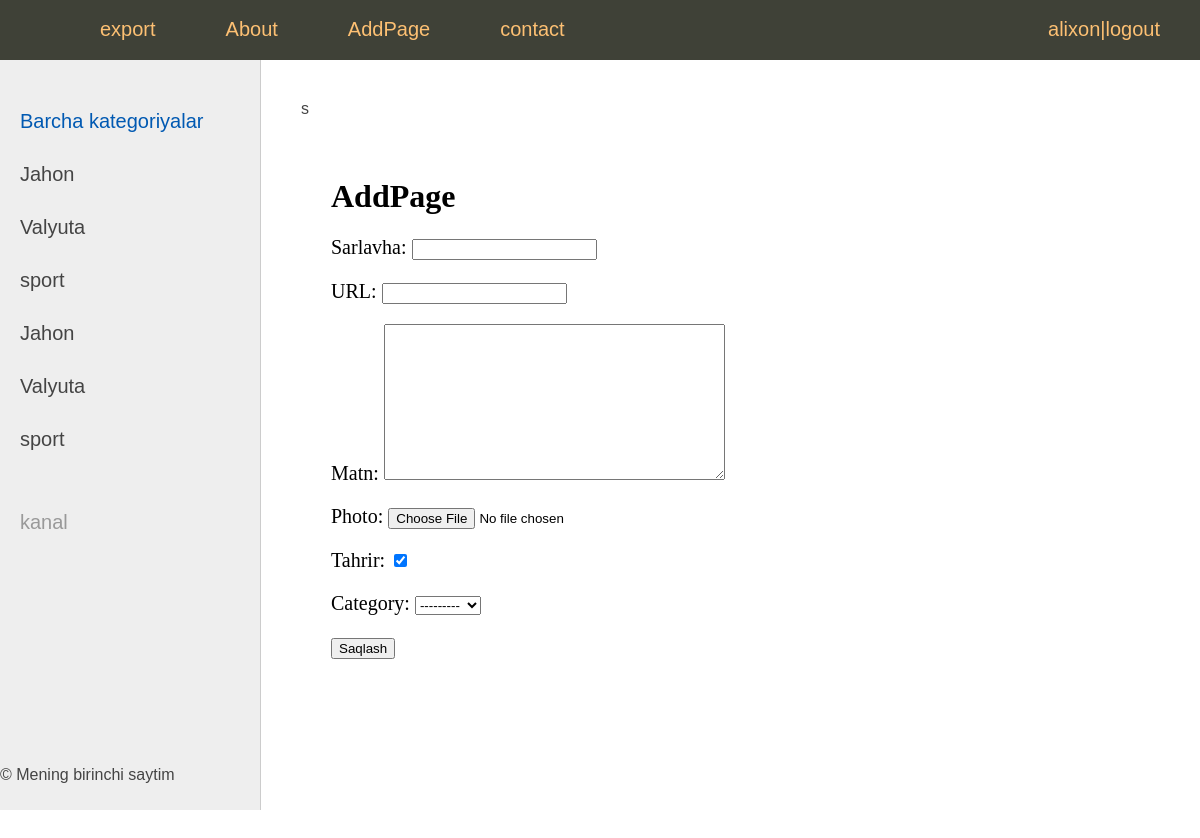
Screenshot of /addpage/ (signed in) with the database file from the repository.
### menu/models.py (models this page shows)
class Category(models.Model):
    name = models.CharField(max_length=100, db_index=True, verbose_name="name")
    slug = models.SlugField(max_length=255, unique=True, db_index=True, verbose_name="URL")
    def __str__(self):
        return self.name
    def get_absolute_url(self):
        return reverse('category', kwargs={'cat_slug': self.slug})
    class Meta:
        verbose_name = 'Category'
        verbose_name_plural = 'Categories'
        ordering = ['id']

### menu/views.py (the view)
# urls.py: path('addpage/', AddPage.as_view(), name='add_page'),
class AddPage(LoginRequiredMixin, DataMixin, CreateView):
    form_class = AddPostForm
    template_name = 'page/addpage.html'
    success_url = reverse_lazy('home')
    login_url = '/admin/'
    def get_context_data(self, *, object_list=None, **kwargs):
        context = super().get_context_data(**kwargs)
        c_def = self.get_user_context(title='AddPage')
        return {**context, **c_def}

### menu/forms.py
class AddPostForm(forms.ModelForm):
    class Meta:
        model = News
        fields = ['title', 'slug', 'content', 'photo', 'is_published', 'cat']

### menu/utils.py (called while the page is built)
    def get_user_context(self, **kwargs):
        context = kwargs
        cats = Category.objects.all()
        context['menu'] = menu
        context['cats'] = cats
        if 'cat_selected' not in context:
            context['cat_selected'] = 0
        return context

### menu/templates/page/addpage.html (shortened to what this page needs)
{% extends 'page/base.html' %}
{% block content %}
<h1>{{title}}</h1>
<form action="{% url 'add_page' %}" method="post" enctype="multipart/form-data">
    {{ form.as_p }}
    <button type="submit">Saqlash</button>
</form>
{% endblock %}

### menu/templates/page/base.html (shortened to what this page needs)
{% load static %}
<!DOCTYPE html>
<html>
<head>
	<link type="text/css" href="{% static 'css/styles.css' %}" rel="stylesheet" />
</head>
<body>
<table class="table-page" border=0 cellpadding="0" cellspacing="0">
<tr><td valign=top>
{% block mainmenu %}
		<div class="header">
			<ul id="mainmenu" class="mainmenu">
			<li class="logo"><a href="{% url 'home' %}"><div class="logo"></div></a></li>
				 <li ><a href="{% url 'export' %}">export</a></li>
{% for m in menu %}
      <li ><a href="{% url m.url_name %}">{{m.title}}</a></li>
{% endfor %}
				{% if request.user.is_authenticated %}
        		<li class="last">{{ user.username }}|<a href="{% url 'logout' %}">logout</a> </li>
        {% else %}
                <li class="last"><a href="{% url 'register' %}">Register</a>|<a href="{% url 'login' %}">login</a></a></li>
		{% endif %}
      </ul>
    </div>
{% endblock mainmenu %}
<table class="table-content" border=0 cellpadding="0" cellspacing="0">
<tr>
	<td valign="top" class="left-chapters">
	<ul id="leftchapters">
{% if cat_selected == 0 %}
		<li class="selected">Barcha kategoriyalar</li>
{% else %}
		<li><a href="{% url 'home' %}">Barcha kategoriyalar</a></li>
{% endif %}
		{% for c in cats %}
	{% if c.pk == cat_selected %}
		<li class="selected">{{c.name}}</li>
	{% else %}
		<li><a href="{{ c.get_absolute_url }}">{{c.name}}</a></li>
	{% endif %}
		{% endfor %}
		{% for c in cats %}
			{% if c.pk == cat_selected %}
    		<li class="selected">{{c.name}}</li>
  			{% else %}
		<li><a href="{{ c.get_absolute_url }}">{{c.name}}</a></li>
  			{% endif %}
		{% endfor %}
		<li class="share">
		<p>kanal</p>
		<a class="share-yt" href="https://t.me/Alixon1212" target="_blank" rel="nofollow"></a>
		</li>
	</ul>
</td>
<td valign="top" class="content">
s
	<div class="content-text">
{% block content %}
{% endblock %}
  </div>
</td></tr></table>
</td></tr>
<tr><td valign=top>
	<div id="footer">
		<p>&copy; Mening birinchi saytim</p>
	</div>
</td></tr></table>
</body>
</html>

### static/css/styles.css (style rules this page uses)
html, body { font-family: 'Arial'; margin: 0; padding: 0; height: 100%; width: 100%; color: #444; }
a { color: #0059b2; text-decoration: none; }
.table-page { width: 100%; height: 100%; vertical-align: top; }
.table-page tr { height: 100%; }
.header { background: #3F4137; height: 60px; }
.logo { background: url('../images/logo.png') no-repeat 10px 5px; width: 70px; height: 60px; }
ul.mainmenu { list-style: none; margin: 0; padding: 0; height: 60px; color: #fdc073; font-size: 20px; overflow: hidden; }
ul.mainmenu li { float: left; margin: 18px 40px 0 30px; }
ul.mainmenu li.logo { margin: 0; }
ul.mainmenu li.last { float: right; }
ul.mainmenu li a { color: #fdc073; text-decoration: none; }
.table-content { width: 100%; min-height: 100%; height: 100%; }
.left-chapters { margin: 0; background: #eee; border-right: 1px solid #ccc; min-height: 100%; }
.left-chapters ul { width: 230px; min-height: 100%; margin: 0; padding: 20px 10px 10px 20px; list-style: none; font-size: 20px; }
.left-chapters ul li { margin: 30px 0 0 0; color: #999; }
.left-chapters ul li.selected { color: #0059b2; }
.left-chapters ul li a { color: #444; text-decoration: none; }
.left-chapters ul li.share { margin: 60px 0 0 0; }
.left-chapters ul li.share p { margin: 30px 0 30px 0; }
.left-chapters ul li.share a { display: inline-block; width: 40px; height: 40px; margin: 0 20px 0 0; }
.left-chapters ul li.share a.share-yt { width: 100%; height: 30px; background: url('../images/share_yt.png') no-repeat 0 0 }
.content { padding: 40px 20px 20px 40px; width: 100%; box-sizing: border-box; }
.content-text { margin: 60px 0 0 30px; color: #000; font-size: 20px; font-family: Yandex Sans Display Light; }
.content-text h1 { font-size: 32px; }

### rows the page displays
Category: name "Jahon"
Category: name "Valyuta"
Category: name "sport"

### other values shown
{{ m.title }} "About" "AddPage" "contact"
{{ user.username }} "alixon"
{{ title }} "AddPage"
